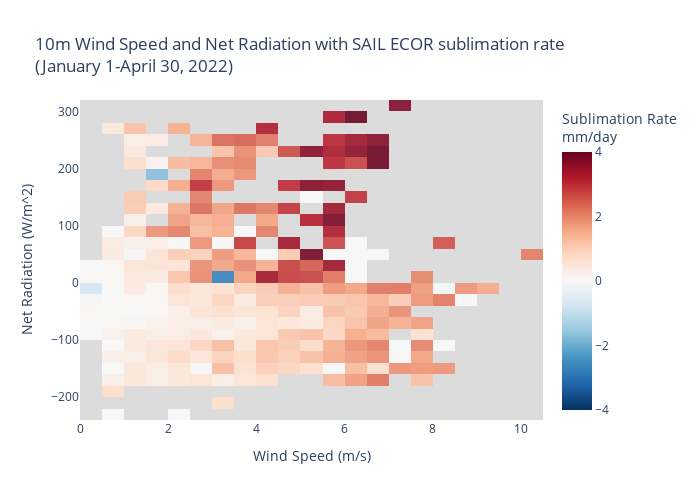

The notebook cell saved with this chart:
### Code cell
fig = go.Figure()
fig.add_trace(go.Histogram2d(x=df['wspd_arith_mean'],y=df['net_radiation'],z=df['SAIL Gothic'],histfunc='avg',colorbar={"title": 'Sublimation Rate<br>mm/day'}, colorscale='RdBu_r', zmin=-4, zmax=4,))
fig.add_trace(go.Histogram2d(x=df['wspd_arith_mean'],y=df['net_radiation'],z=df['SAIL Gothic'],histfunc='count', colorscale='Greys_r',zmin=0,zmax=1,opacity=0.1, showscale=False))

fig.update_layout(
    title='10m Wind Speed and Net Radiation with SAIL ECOR sublimation rate<br>(January 1-April 30, 2022)',
    xaxis_title="Wind Speed (m/s)",
    yaxis_title="Net Radiation (W/m^2)",
    autosize=False,
    height=500,
    width=700,
)
fig.show()

### Figure 1 — Plotly figure (JSON) as saved in the notebook; plotly's stock layout.template omitted (floating-point values rounded to 4 significant figures; data arrays with more than 128 entries replaced by an {"elided": "..."} marker saying what was removed)
{"data": [{"colorbar": {"title": {"text": "Sublimation Rate<br>mm/day"}}, "colorscale": [[0, "rgb(5,48,97)"], [0.1, "rgb(33,102,172)"], [0.2, "rgb(67,147,195)"], [0.3, "rgb(146,197,222)"], [0.4, "rgb(209,229,240)"], [0.5, "rgb(247,247,247)"], [0.6, "rgb(253,219,199)"], [0.7, "rgb(244,165,130)"], [0.8, "rgb(214,96,77)"], [0.9, "rgb(178,24,43)"], [1, "rgb(103,0,31)"]], "histfunc": "avg", "type": "histogram2d", "x": {"elided": "5760 float values"}, "y": {"elided": "5760 float values"}, "z": {"elided": "5760 float values"}, "zmax": 4, "zmin": -4}, {"colorscale": [[0, "rgb(0,0,0)"], [0.125, "rgb(37,37,37)"], [0.25, "rgb(82,82,82)"], [0.375, "rgb(115,115,115)"], [0.5, "rgb(150,150,150)"], [0.625, "rgb(189,189,189)"], [0.75, "rgb(217,217,217)"], [0.875, "rgb(240,240,240)"], [1, "rgb(255,255,255)"]], "histfunc": "count", "opacity": 0.1, "showscale": false, "type": "histogram2d", "x": {"elided": "5760 float values"}, "y": {"elided": "5760 float values"}, "z": {"elided": "5760 float values"}, "zmax": 1, "zmin": 0}], "layout": {"autosize": false, "height": 500, "title": {"text": "10m Wind Speed and Net Radiation with SAIL ECOR sublimation rate<br>(January 1-April 30, 2022)"}, "width": 700, "xaxis": {"title": {"text": "Wind Speed (m/s)"}}, "yaxis": {"title": {"text": "Net Radiation (W/m^2)"}}}}
